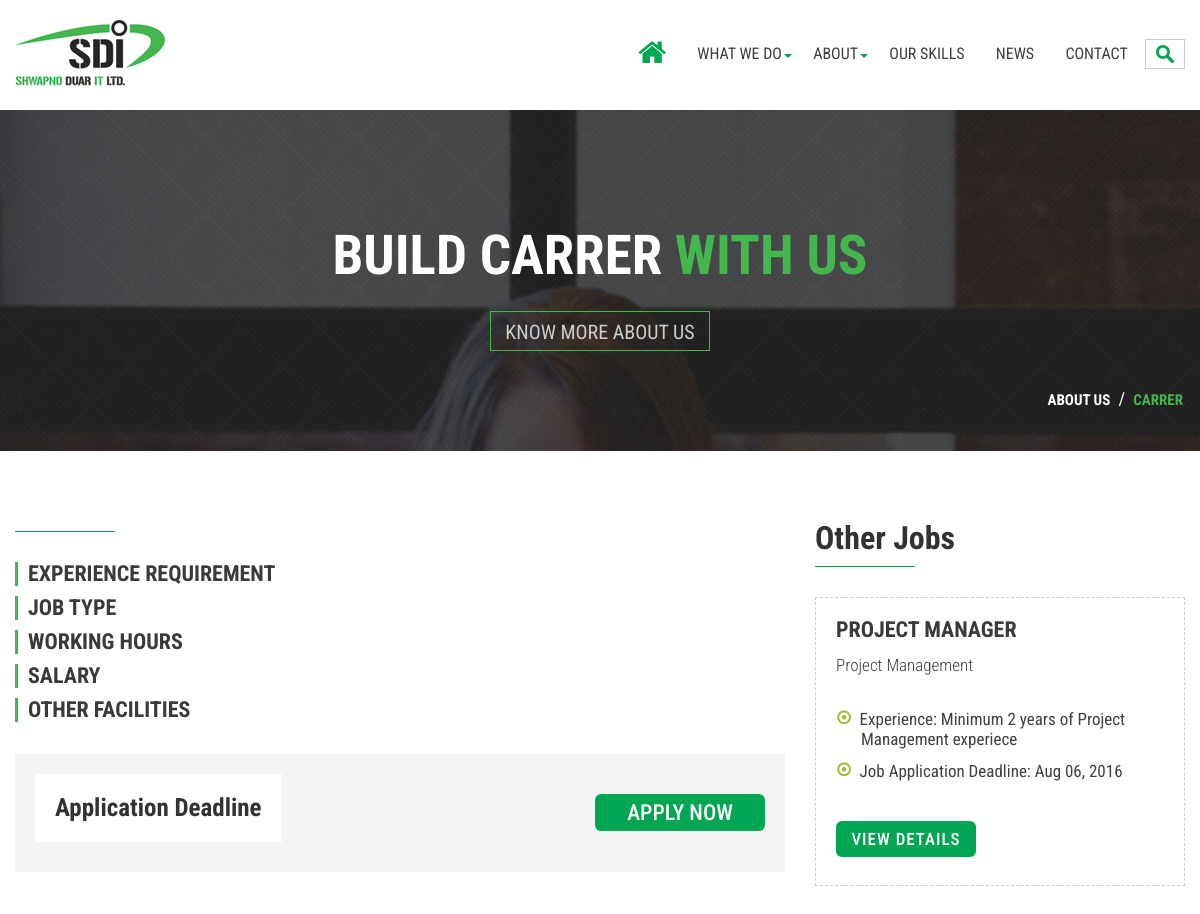
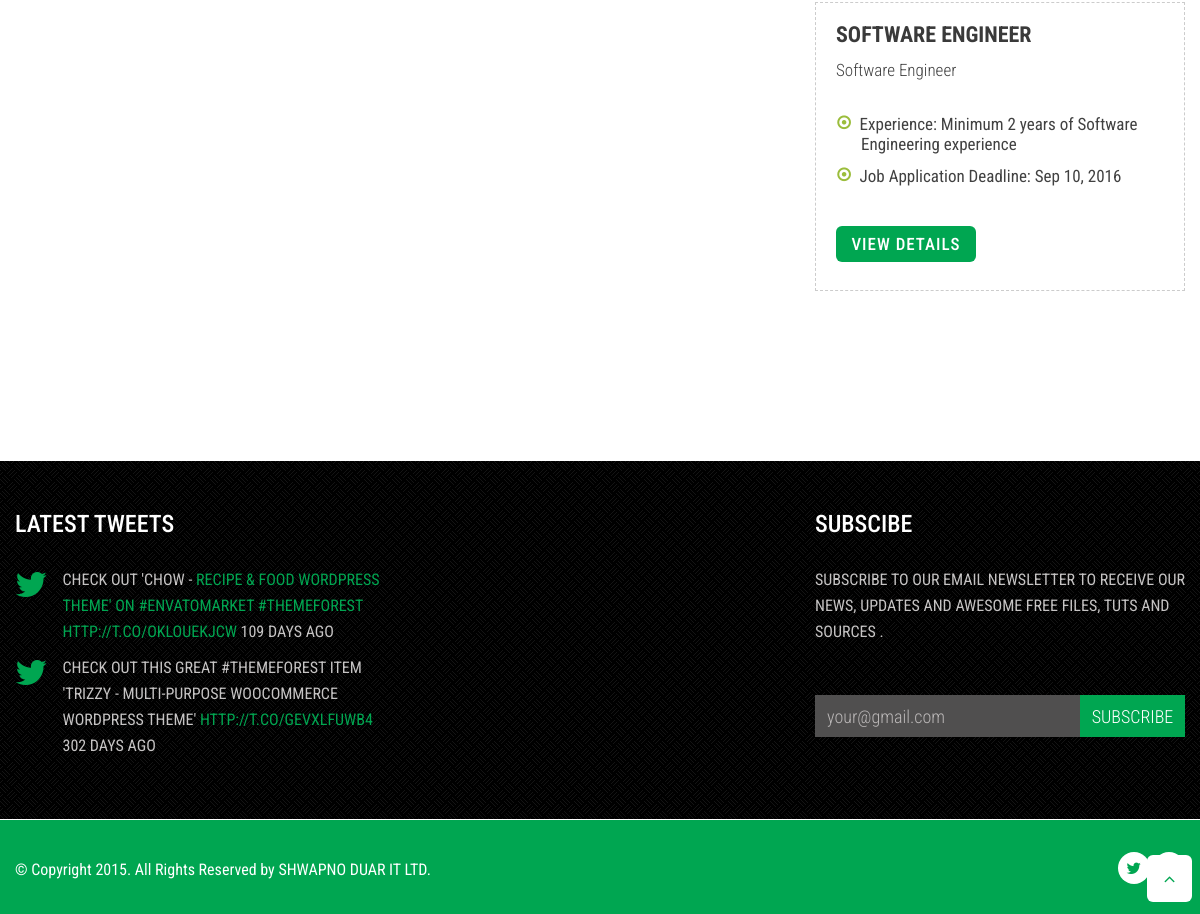
/index.php/jobs/job_application, run on the app's committed database (2 pictures, top to bottom).
### tables this page shows
CREATE TABLE `sdil_jobs` (
  `job_id` int(100) NOT NULL,
  `job_title` varchar(100) NOT NULL,
  `job_page_url` varchar(255) NOT NULL,
  `job_short_description` text NOT NULL,
  `job_detail_description` longtext,
  `job_responsibilities` longtext,
  `job_type` varchar(100) NOT NULL,
  `job_salary` varchar(100) NOT NULL,
  `job_experience` text NOT NULL,
  `working_hour` varchar(255) NOT NULL,
  `job_application_deadline` varchar(100) NOT NULL,
  `other_conditions` varchar(255) NOT NULL,
  `is_active` tinyint(9) NOT NULL DEFAULT '0'
);

CREATE TABLE `system_configuration` (
  `id` int(20) NOT NULL,
  `top_heading1` varchar(255) NOT NULL,
  `top_heading2` varchar(255) NOT NULL,
  `footer_text` varchar(255) NOT NULL,
  `meta_keyword` varchar(255) NOT NULL,
  `meta_description` text NOT NULL,
  `favicon` varchar(255) NOT NULL,
  `logo` varchar(255) NOT NULL
);

CREATE TABLE `social_icon` (
  `id` int(50) NOT NULL,
  `social_icon_name` varchar(255) NOT NULL,
  `social_icon_link` varchar(255) NOT NULL,
  `social_icon_logo_class_name` varchar(255) NOT NULL,
  `is_active` tinyint(4) NOT NULL
);

### application/controllers/Jobs.php (called while the page is built, shortened)
<?php
class Jobs extends CI_Controller
{
    function __construct()
    {
        $this->load->model('app_user_model');
        $this->load->model('main_ui_model');
    }
    function index()
    {
        $this->url_segment = $this->uri->segment(2);
        $job_page_url = base_url() . 'jobs/' . $this->url_segment;
        $single_active_job = $this->app_user_model->get_active_job_by_page_url($job_page_url);
        $data['single_active_job'] = $single_active_job;
        $all_services = $this->main_ui_model->get_service_by_is_active(1);
        $data['all_services'] = $all_services;
        $all_active_jobs = $this->main_ui_model->get_jobs_by_is_active();
        $data['all_active_jobs'] = $all_active_jobs;
        $system_config_id = 1;
        $all_system_configuration = $this->app_user_model->get_system_configuration_by_id($system_config_id);
        $data['all_system_configuration_ui'] = $all_system_configuration;
        $active_social_icons = $this->main_ui_model->get_social_icon_by_is_active(1);
        $data['active_social_icons'] = $active_social_icons;
        $active_testimonials = $this->main_ui_model->get_active_testimonials();
        $data['active_testimonials'] = $active_testimonials;
        $unique_session_id = md5(uniqid());
        $data['title'] = $single_active_job['job_title'] . ' - Shwapno Duar IT Ltd.';
        $data['active'] = 'career';
        $data['title_area_heading_h2'] = $single_active_job['job_title'];
        $data['url_segment'] = $this->uri->segment(2);
        $data['unique_session_id'] = $unique_session_id;
        $data['job_page_url'] = $job_page_url;
        $this->load->view('index/header', $data);
        $this->load->view('jobs/body', $data);
        $this->load->view('index/footer', $data);
    }
}

### index.php (called while the page is built, shortened)
<?php
require_once BASEPATH.'core/CodeIgniter.php';

### application/models/Main_ui_model.php (called while the page is built, shortened)
<?php
class main_ui_model extends CI_Model
{
    public function get_service_by_is_active($is_active)
    {
        $this->db->select('*');
        $this->db->where('is_active', $is_active);
        $result = $this->db->get('service_list');
        if ($result->num_rows() > 0) {
            return $result;
        } else {
            return NULL;
        }
    }
    public function get_jobs_by_is_active()
    {
        $this->db->select('*');
        $this->db->where('is_active', 1);
        $result = $this->db->get('sdil_jobs');
        if ($result->num_rows() > 0) {
            return $result;
        } else {
            return NULL;
        }
    }
    public function get_social_icon_by_is_active($is_active)
    {
        $this->db->select('id, social_icon_name, social_icon_link, social_icon_logo_class_name, is_active');
        $this->db->where('is_active', $is_active);
        $result = $this->db->get('social_icon');
        if ($result->num_rows() > 0) {
            return $result;
        } else {
            return NULL;
        }
    }
    function get_active_testimonials()
    {
        $this->db->select('*');
        $this->db->where('is_active', 1);
        $result = $this->db->get('sdil_testimonials');
        if ($result->num_rows() > 0) {
            return $result;
        } else {
            return NULL;
        }
    }
}

### application/models/App_user_model.php (called while the page is built, shortened)
<?php
class app_user_model extends CI_Model
{
    public function get_active_job_by_page_url($job_page_url)
    {
        $this->db->select('*');
        $this->db->where('job_page_url', $job_page_url);
        $this->db->where('is_active', 1);
        $query = $this->db->get('sdil_jobs');
        return $query->row_array();
    }
    public function get_system_configuration_by_id($system_config_id)
    {
        $this->db->select('top_heading1, top_heading2, footer_text, meta_keyword, meta_description,favicon,logo');
        $this->db->where('id', $system_config_id);
        $query = $this->db->get('system_configuration');
        return $query->row_array();
    }
}

### application/views/jobs/body.php (the view, shortened to what this page needs)
<body id="page-top" data-spy="scroll" data-target=".navbar-fixed-top">
<header>
    <div class="header-section clearfix">
        <nav class="navbar navbar-default navbar-fixed-top">
            <div class="container">
                <div class="row">
                    <div class="col-xs-12 col-sm-3 col-md-3">
                        <div class="logo wow animated bounceIn clearfix"><a href="<?php echo base_url(); ?>"
                                                                             title="Responsive Slide Menus"><img
                                    src="<?php echo base_url(); ?>images/logo.png" alt=""/></a></div>
                    </div>
                </div>
            </div>
        </nav>
    </div>
</header>
<div id="promo-four" class="parallax-section">
    <div class="parallax-content">
        <div class="color-overlay"></div>
        <div class="container text-center wow animated bounceIn">
            <div class="col-xs-12 clearfix">
                <h2>Build Carrer<span> with us</span></h2>
                <div class="overview_page"><a href="<?php echo base_url(); ?>about-us">KNOW MORE ABOUT US</a></div>
                <div class="catagories">
                    <ul>
                        <li><a href="<?php echo base_url(); ?>about-us">About us</a></li>
                        <li>/</li>
                        <li><a href="<?php echo base_url(); ?>career" class="active">Carrer</a></li>
                    </ul>
                </div>
            </div>
        </div>
    </div>
</div>
<section id="inner-page" class="top-gape-inner">
    <div class="container">
        <div class="row">
            <div class="contain-body about-section what-we-do carrer-section post section clearfix">
                <div class="contain-left">
                    <div class="col-xs-12 col-sm-7 col-md-8">
                        <div class="divied"></div>
                        <div class="contain">
                            <div class="carrer-post-iteam wow animated slideInLeft">
                                <div class="career-post-list">
                                    <h4 class="side-color">Experience Requirement</h4>
                                    <h4 class="side-color">Job Type</h4>
                                    <h4 class="side-color">Working Hours</h4>
                                    <h4 class="side-color">Salary</h4>
                                    <h4 class="side-color">Other Facilities</h4>
                                    <div class="post-deadline">
                                        <h2>Application Deadline
                                        </h2>
                                        <div class="read-btn"><a href="<?= base_url()?>jobs/apply/<?=$url_segment?>">Apply Now</a></div>
                                        <br class="clear">
                                    </div>
                                </div>
                            </div>
                        </div>
                    </div>
                </div>
                <div class="contain-right">
                    <div class="col-xs-12 col-sm-5 col-md-4">
                        <div class="contain">
                            <h2>Other Jobs</h2>
                            <div class="divied"></div>
                            <div class="news-inner-side news-section wow animated slideInRight animated" style="visibility: visible; animation-name: slideInRight;">
                                <div class="carrer-section-area">
                                    <ul>
                                        <?php
                                        $animations = array("slideInUp", "bounceIn", "slideInRight");
                                        if (isset($all_active_jobs) && $all_active_jobs->num_rows() > 0):
                                            foreach ($all_active_jobs->result() as $row):
                                                if($job_page_url != $row->job_page_url ){
                                                $random_number = rand(0, 2);
                                                $jad = new DateTime();
                                                $formatted_date = $jad->createFromFormat("d/m/Y", $row->job_application_deadline);
                                                ?>
                                                <li style="visibility: visible" class="wow animated <?php echo $animations[$random_number]; ?> animated">
                                                    <div class="career-post-list">
                                                        <h4><?php echo $row->job_title; ?></h4>
                                                        <p><?php echo $row->job_short_description; ?></p>
                                                        <ul class="Post-list-iteam">
                                                            <li>Experience: <?php echo $row->job_experience; ?></li>
                                                            <li>Job Application
                                                                Deadline: <?php echo $formatted_date->format('M d, Y');; ?></li>
                                                        </ul>
                                                        <div class="more-btn"><a href="<?php echo $row->job_page_url; ?>">View
                                                                details</a></div>
                                                    </div>
                                                </li>
                                            <?php } endforeach;
                                        endif; ?>
                                    </ul>
                                </div>
                            </div>
                        </div>
                    </div>
                </div>
            </div>
        </div>
    </div>
</section>

### application/views/index/footer.php (shortened to what this page needs)
<footer>
    <div class="footer-section">
        <div class="footer-before clearfix">
            <div class="container">
                <div class="row">
                    <div class="col-xs-12 col-sm-12 col-md-4">
                        <div class="block-iteam">
                            <h3>Latest Tweets</h3>
                            <div class="twitt-list"><i class="fa fa-twitter"></i>
                                <p>Check out 'Chow - <span>Recipe & Food WordPress Theme' on #EnvatoMarket #themeforest http://t.co/OKLOuekjcW </span>109
                                    days ago</p>
                            </div>
                            <div class="twitt-list"><i class="fa fa-twitter"></i>
                                <p> Check out this great #themeforest item 'Trizzy - Multi-Purpose WooCommerce WordPress
                                    Theme'<span> http://t.co/gEvxLFuwB4</span> 302 days ago</p>
                            </div>
                        </div>
                    </div>
                    <div class="col-xs-12 col-sm-12 col-md-4">
                        <div class="block-iteam">
                            <iframe src="https://www.facebook.com/plugins/page.php?href=https%3A%2F%2Fwww.facebook.com%2Fshwapnoduar.info&tabs=timeline&width=370&height=295&small_header=true&adapt_container_width=true&hide_cover=true&show_facepile=true&appId" width="370" height="295" style="border:none;overflow:hidden" scrolling="no" frameborder="0" allowTransparency="true"></iframe>
                        </div>
                    </div>
                    <div class="col-xs-12 col-sm-12 col-md-4">
                        <div class="block-iteam">
                            <h3>Subscibe</h3>
                            <p>Subscribe to our email newsletter to receive our news, updates and awesome free files,
                                tuts and sources .</p>
                            <form>
                                <input type="text" value="your@gmail.com" class="input-area">
                                <input type="button" value="Subscribe" class="send-btn">
                            </form>
                        </div>
                    </div>
                </div>
            </div>
        </div>
        <div class="footer-after clearfix">
            <div class="container">
                <div class="row">
                    <div class="col-xs-12 col-sm-6 col-md-6">
                        <p> <?php echo $all_system_configuration_ui['footer_text']; ?></p>
                    </div>
                    <div class="col-xs-12 col-sm-6 col-md-6">
                        <div class="social-iteam">
                            <ul>
                                <?php if (isset($active_social_icons) && $active_social_icons->num_rows() > 0):
                                    foreach ($active_social_icons->result() as $row): ?>
                                        <li>
                                            <a href="<?php echo $row->social_icon_link; ?>" target="_blank">
                                                <i class="<?php echo $row->social_icon_logo_class_name; ?>"></i>
                                            </a>
                                        </li>
                                        <?php
                                    endforeach;
                                endif; ?>
                            </ul>
                        </div>
                    </div>
                </div>
            </div>
        </div>
        <a class="to-top" href="#intro" data-scroll=""><i class="fa fa-angle-up"></i></a>
    </div>
</footer>
</body>
</html>

### data on the page
sdil_jobs: job_title "PROJECT MANAGER", job_short_description "Project Management", job_experience "Minimum 2 years of Project Management experiece", job_application_deadline "Aug 06, 2016"
sdil_jobs: job_title "SOFTWARE ENGINEER", job_short_description "Software Engineer", job_experience "Minimum 2 years of Software Engineering experience", job_application_deadline "Sep 10, 2016"
system_configuration: footer_text "© Copyright 2015. All Rights Reserved by SHWAPNO DUAR IT LTD."
